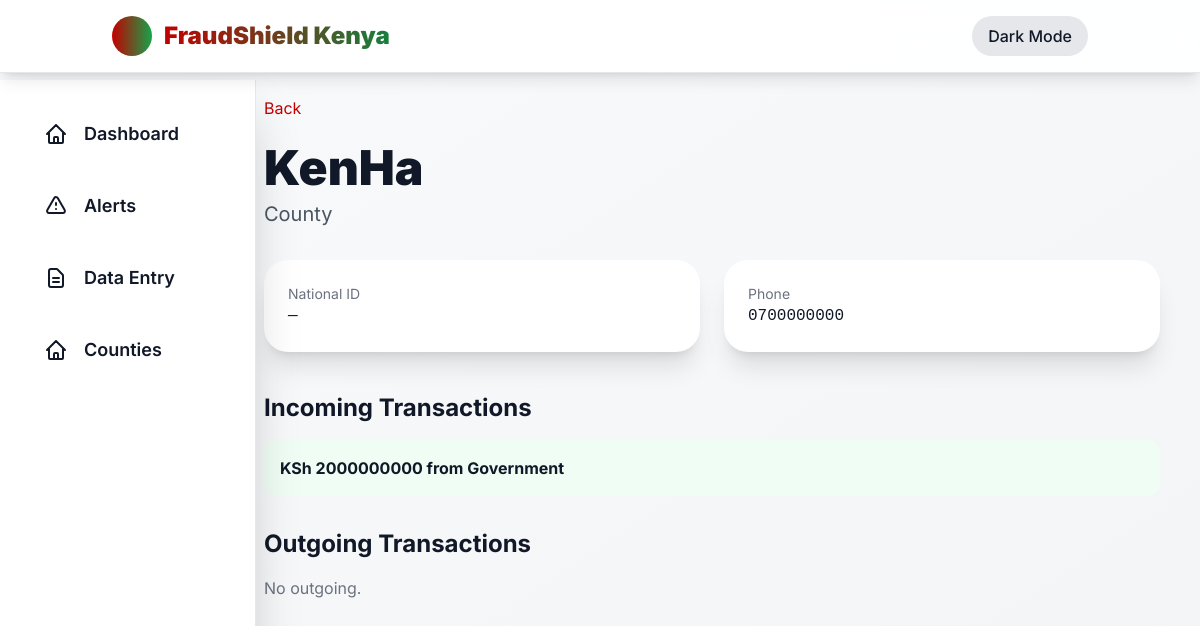
Page /entity/1/ on the earlier database version.
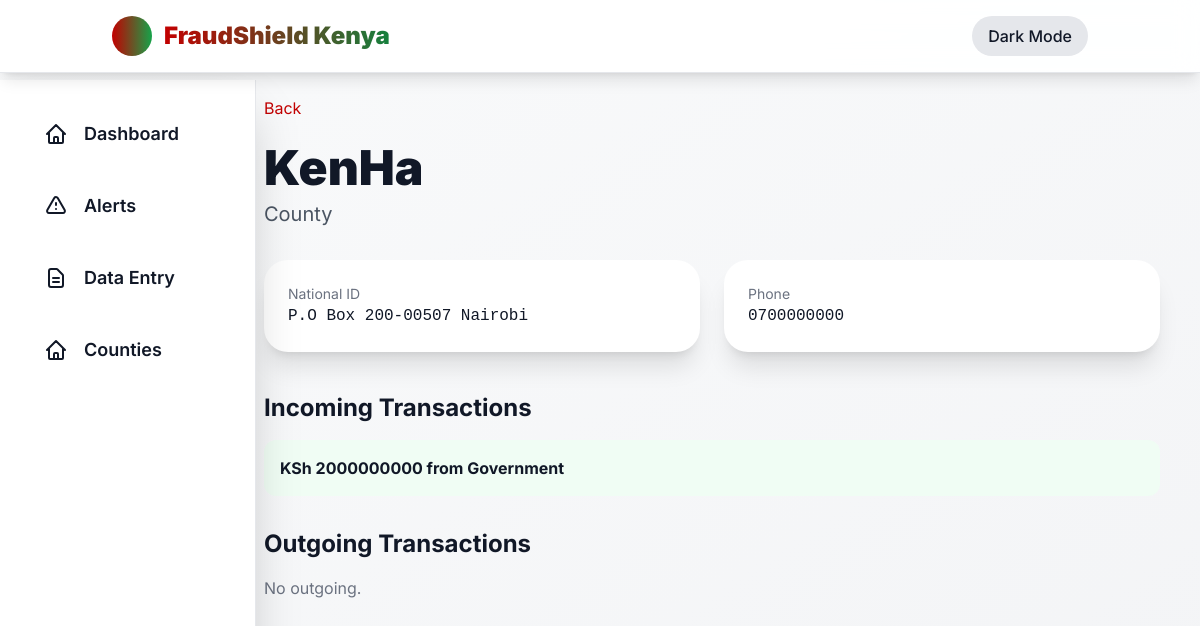
Same page on the later database version.
### core/models.py (models this page shows, shortened)
class Entity(models.Model):
    ENTITY_TYPES = [('county','county'),('vendor','vendor'),('mp','mp'),('bank','bank'),('telco','telco')]
    name = models.CharField(max_length=255)
    entity_type = models.CharField(max_length=50, choices=ENTITY_TYPES)
    national_id = models.CharField(max_length=50, blank=True, null=True)
    phone = models.CharField(max_length=30, blank=True, null=True)
    metadata = models.JSONField(default=dict, blank=True)
    county = models.ForeignKey(County, null=True, blank=True, on_delete=models.SET_NULL)

class Transaction(models.Model):
    tx_id = models.CharField(max_length=100, unique=True)
    source_entity = models.ForeignKey(Entity, related_name='outgoing', on_delete=models.CASCADE)
    dest_entity = models.ForeignKey(Entity, related_name='incoming', on_delete=models.CASCADE)
    amount = models.DecimalField(max_digits=20, decimal_places=2)
    timestamp = models.DateTimeField()
    tx_type = models.CharField(max_length=50)  # 'mpesa','bank','cheque'
    metadata = models.JSONField(default=dict, blank=True)

### core/views.py (the view)
# urls.py: path('entity/<int:entity_id>/', views.entity_detail, name='entity-detail'),
def entity_detail(request, entity_id):
    entity = get_object_or_404(Entity, id=entity_id)
    incoming = Transaction.objects.filter(dest_entity=entity)
    outgoing = Transaction.objects.filter(source_entity=entity)
    return render(request, 'detail/entity.html', {
        'entity': entity,
        'incoming': incoming,
        'outgoing': outgoing
    })

### templates/detail/entity.html (shortened to what this page needs)
{% extends 'base.html' %}
{% block content %}
<div class="max-w-4xl mx-auto">
  <a href="/" class="inline-block mb-6 text-kenya-red hover:underline">Back</a>
  <h1 class="text-5xl font-black mb-2">{{ entity.name }}</h1>
  <p class="text-xl text-gray-600 mb-8">{{ entity.entity_type|capfirst }}</p>
  <div class="grid grid-cols-1 md:grid-cols-2 gap-6 mb-10">
    <div class="bg-white dark:bg-gray-800 p-6 rounded-3xl shadow-xl">
      <p class="text-sm text-gray-500">National ID</p>
      <p class="font-mono">{{ entity.national_id|default:"—" }}</p>
    </div>
    <div class="bg-white dark:bg-gray-800 p-6 rounded-3xl shadow-xl">
      <p class="text-sm text-gray-500">Phone</p>
      <p class="font-mono">{{ entity.phone|default:"—" }}</p>
    </div>
  </div>
  <h2 class="text-2xl font-bold mb-4">Incoming Transactions</h2>
  {% for tx in incoming %}
    <a href="{% url 'transaction-detail' tx.tx_id %}" class="block p-4 bg-green-50 dark:bg-green-900/20 rounded-xl mb-2">
      <p class="font-bold">KSh {{ tx.amount|floatformat:0 }} from {{ tx.source_entity.name }}</p>
    </a>
  {% empty %}
    <p class="text-gray-500">No incoming.</p>
  {% endfor %}
  <h2 class="text-2xl font-bold mb-4 mt-8">Outgoing Transactions</h2>
  {% for tx in outgoing %}
    <a href="{% url 'transaction-detail' tx.tx_id %}" class="block p-4 bg-red-50 dark:bg-red-900/20 rounded-xl mb-2">
      <p class="font-bold">KSh {{ tx.amount|floatformat:0 }} to {{ tx.dest_entity.name }}</p>
    </a>
  {% empty %}
    <p class="text-gray-500">No outgoing.</p>
  {% endfor %}
</div>
{% endblock %}

### templates/base.html (shortened to what this page needs)
{% load static %}
<!DOCTYPE html>
<html lang="en" class="scroll-smooth">
<head>
  <script src="https://cdn.tailwindcss.com"></script>
  <link href="https://unpkg.com/aos@2.3.1/dist/aos.css" rel="stylesheet">
</head>
<body class="bg-gradient-to-br from-gray-50 to-gray-100 dark:from-black dark:to-gray-900 text-gray-900 dark:text-white min-h-screen transition-colors duration-300">
  <header class="fixed top-0 left-0 right-0 z-50 bg-white/90 dark:bg-black/90 backdrop-blur-md border-b border-gray-200 dark:border-gray-800 shadow-lg">
    <div class="container mx-auto px-6 py-4 flex justify-between items-center">
      <div class="flex items-center gap-3">
        <div class="w-10 h-10 bg-gradient-to-r from-kenya-red to-green-600 rounded-full"></div>
        <h1 class="text-2xl font-black bg-gradient-to-r from-kenya-red to-green-700 bg-clip-text text-transparent">
        </h1>
      </div>
      <button id="theme-toggle" class="hidden lg:block px-4 py-2 bg-gray-200 dark:bg-gray-700 rounded-full font-medium hover:scale-105 transition">
        <span id="theme-text">Dark Mode</span>
      </button>
    </div>
  </header>
  <aside id="sidebar" class="fixed left-0 top-20 bottom-0 w-64 bg-white dark:bg-gray-900 border-r border-gray-200 dark:border-gray-800 shadow-2xl overflow-y-auto z-40 transform transition-transform duration-300 ease-in-out lg:translate-x-0 -translate-x-full">
    <nav class="p-6 space-y-3">
        <a href="/" class="nav-link flex items-center gap-4 px-5 py-4 rounded-xl text-lg font-semibold transition-all {% if request.path == '/' %}bg-kenya-red text-white shadow-lg{% else %}hover:bg-gray-100 dark:hover:bg-gray-800{% endif %}">
            <svg class="w-6 h-6" fill="none" stroke="currentColor" viewBox="0 0 24 24"><path stroke-linecap="round" stroke-linejoin="round" stroke-width="2" d="M3 12l2-2m0 0l7-7 7 7M5 10v10a1 1 0 001 1h3m10-11l2 2m-2-2v10a1 1 0 01-1 1h-3m-6 0a1 1 0 001-1v-4a1 1 0 011-1h2a1 1 0 011 1v4a1 1 0 001 1m-6 0h6"/></svg>
            Dashboard
        </a>
        <a href="/alerts/" class="nav-link flex items-center gap-4 px-5 py-4 rounded-xl text-lg font-semibold transition-all hover:bg-gray-100 dark:hover:bg-gray-800">
            <svg class="w-6 h-6" fill="none" stroke="currentColor" viewBox="0 0 24 24"><path stroke-linecap="round" stroke-linejoin="round" stroke-width="2" d="M12 9v2m0 4h.01m-6.938 4h13.856c1.54 0 2.502-1.667 1.732-3L13.732 4c-.77-1.333-2.694-1.333-3.464 0L3.34 16c-.77 1.333.192 3 1.732 3z"/></svg>
            Alerts
        </a>
        <a href="/data-entry/" class="nav-link flex items-center gap-4 px-5 py-4 rounded-xl text-lg font-semibold transition-all hover:bg-gray-100 dark:hover:bg-gray-800">
            <svg class="w-6 h-6" fill="none" stroke="currentColor" viewBox="0 0 24 24"><path stroke-linecap="round" stroke-linejoin="round" stroke-width="2" d="M9 12h6m-6 4h6m2 5H7a2 2 0 01-2-2V5a2 2 0 012-2h5.586a1 1 0 01.707.293l5.414 5.414a1 1 0 01.293.707V19a2 2 0 01-2 2z"/></svg>
            Data Entry
        </a>
        <a href="/counties/" class="nav-link flex items-center gap-4 px-5 py-4 rounded-xl text-lg font-semibold transition-all hover:bg-gray-100 dark:hover:bg-gray-800">
            <svg class="w-6 h-6" fill="none" stroke="currentColor" viewBox="0 0 24 24"><path stroke-linecap="round" stroke-linejoin="round" stroke-width="2" d="M3 12l2-2m0 0l7-7 7 7M5 10v10a1 1 0 001 1h3m10-11l2 2m-2-2v10a1 1 0 01-1 1h-3m-6 0a1 1 0 001-1v-4a1 1 0 011-1h2a1 1 0 011 1v4a1 1 0 001 1m-6 0h6"/></svg>
            Counties
        </a>
    </nav>
  </aside>
  <main class="pt-20 lg:pt-24 p-4 lg:p-8 lg:pl-64 min-h-screen transition-all duration-300">
    <div class="max-w-7xl mx-auto">
      {% block content %}{% endblock %}
    </div>
  </main>
</body>
</html>

Differences in the rows shown:
changed Entity "KenHa": national_id "—" → "P.O Box 200-00507 Nairobi"
